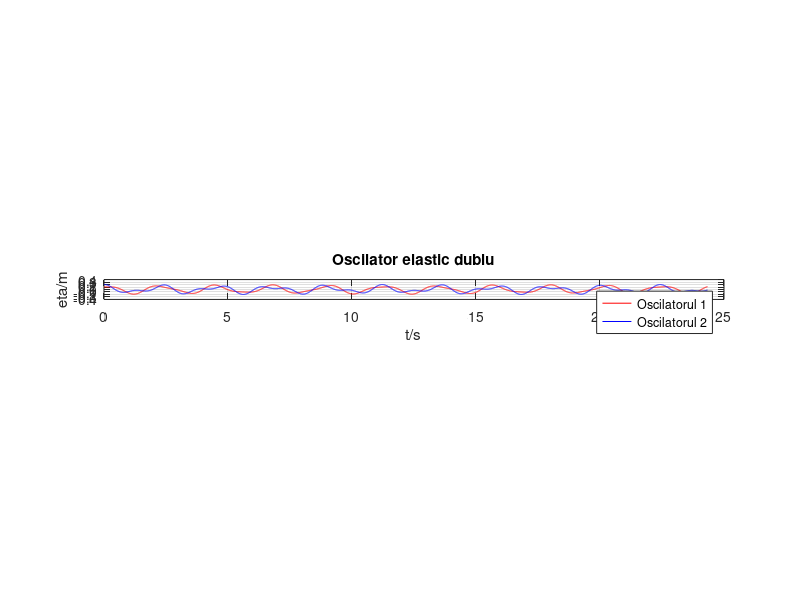
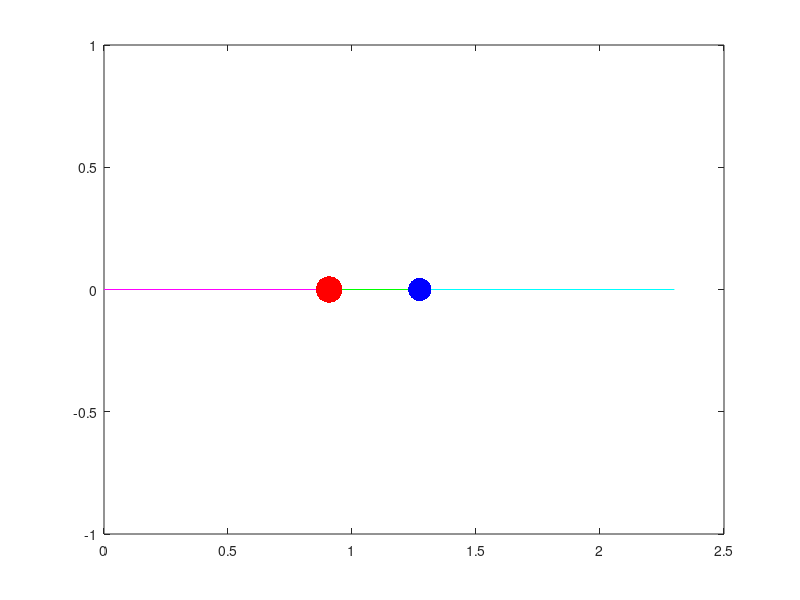

Source code (MATLAB) for these figures, in order:
%Oscilator cu 2 grade de libertate
clc; clear; close all
m1=1.5;
m2=1;
ka=10;
kb=10;
kc=10;
T1a=2*pi*sqrt(m1/ka);
T1b=2*pi*sqrt(m1/kb);
T2b=2*pi*sqrt(m2/kb);
T2c=2*pi*sqrt(m2/kc);
Tmax=max([T1a,T1b,T2b,T2c]);
tf=10*Tmax;
N=10000;
t=linspace(0,tf,N);
dt=t(2)-t(1); %ratia
%Conditiile initiale 
eta1i=0.1;
eta2i=0.2;
v1i=0.04;
v2i=0.04;
%Prealocare
eta1=zeros(1,N);
eta2=eta1;
eta1(1)=eta1i;
eta2(1)=eta2i;
eta1(2)=eta1i+v1i*dt;
eta2(2)=eta2i+v2i*dt;
for i=2:N-1
    eta1(i+1)=2*eta1(i)-eta1(i-1)-dt^2/m1*(ka*eta1(i)+kb*(eta1(i)-eta2(i)));
    eta2(i+1)=2*eta2(i)-eta2(i-1)-dt^2/m2*(kc*eta2(i)+kb*(eta2(i)-eta1(i))); 
end

figure(1)
plot(t,eta1,'-r',t,eta2,'-b');
legend('Oscilatorul 1','Oscilatorul 2');
xlabel('t/s');
ylabel('eta/m');
grid;
daspect([1,1,1]);
title('Oscilator elastic dublu');

%Simularea miscari
La=0.8;
Lb=0.5;
Lc=1;
x1=La+eta1;
x2=La+Lb+eta2;
xs=0;
xd=La+Lb+Lc;
figure(2);
tic;
simt=0;
while simt<=tf
    hold off;
    j=abs(t-simt)==min(abs(t-simt));
    plot([xs,x1(j)],[0,0],'-m');
    hold on;
    plot([x1(j),x2(j)],[0,0],'-g');
    plot([x2(j),xd],[0,0],'-c');
    plot(x1(j),0,'.r','MarkerSize',50*m1^(1/3));
    plot(x2(j),0,'.b','MarkerSize',50*m2^(1/3));
    pause(1e-6);
    simt=toc;
end











